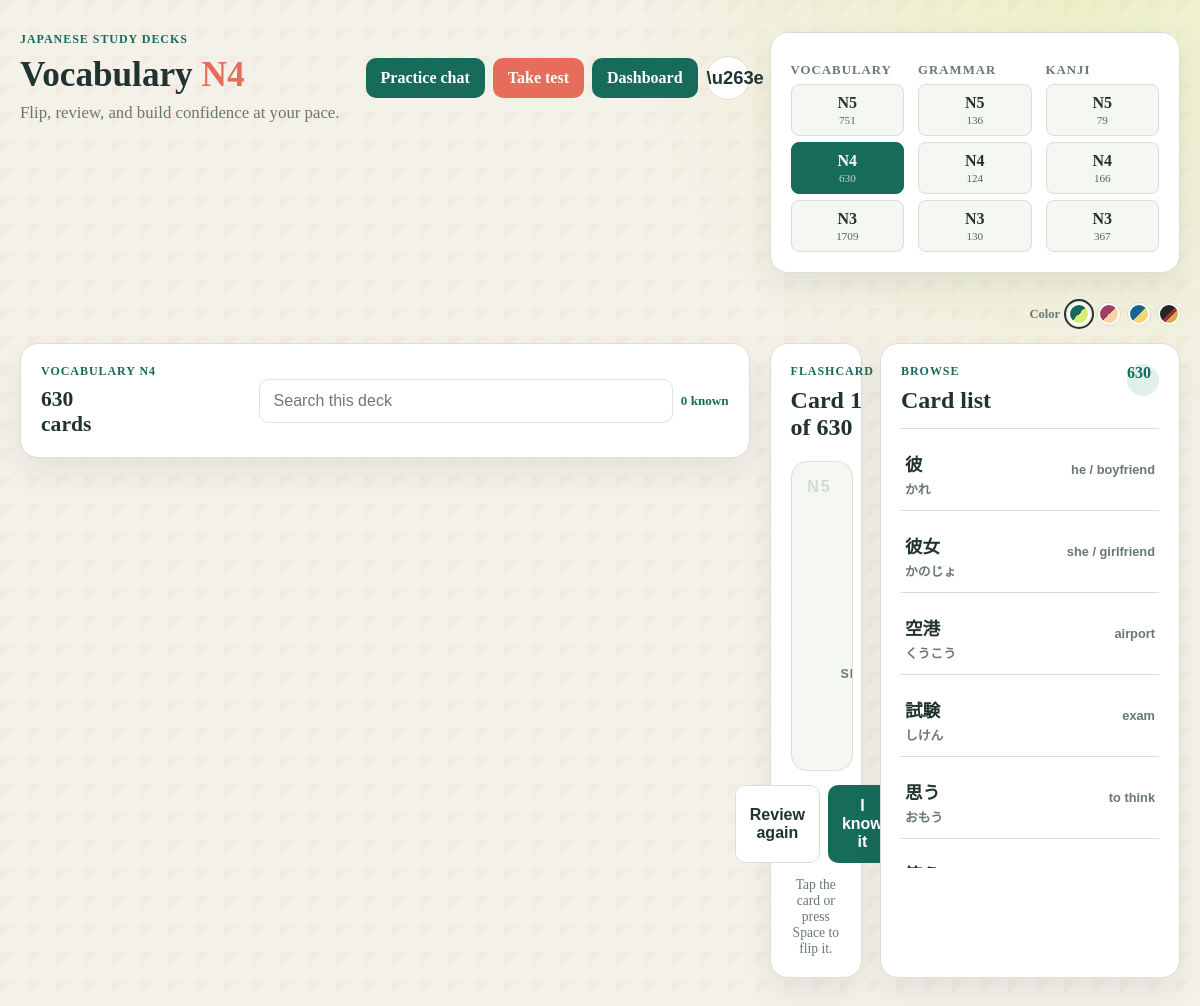
/study/vocabulary/N4 (signed in), run on the app's committed database.
### app.py (models this page shows)
class Vocabulary(db.Model):
    id = db.Column(db.Integer, primary_key=True)
    japanese = db.Column(db.String(100), nullable=False, unique=True)
    reading = db.Column(db.String(100), nullable=False, default='')
    meaning = db.Column(db.String(300), nullable=False)
    part_of_speech = db.Column(db.String(80), nullable=False, default='')
    example = db.Column(db.String(300), nullable=False, default='')
    level = db.Column(db.String(2), nullable=False, default='N5')

### app.py (the view)
@app.route('/study/<category>/<level>')
@login_required
def study_deck(category, level):
    category = category.lower()
    level = level.upper()
    if category not in {'vocabulary', 'grammar', 'kanji'} or level not in {'N5', 'N4', 'N3'}:
        abort(404)
    if category == 'vocabulary':
        items = Vocabulary.query.filter_by(level=level).order_by(Vocabulary.id).all()
        data = [{'front': item.japanese, 'reading': item.reading, 'meaning': item.meaning,
                 'detail': item.example, 'type': item.part_of_speech} for item in items]
    elif category == 'grammar':
        items = Grammar.query.filter_by(level=level).order_by(Grammar.id).all()
        data = [{'front': item.point, 'reading': item.formation, 'meaning': item.meaning,
                 'detail': item.example_japanese, 'extra': item.example_english, 'type': 'grammar'} for item in items]
    else:
        items = Kanji.query.filter_by(level=level).order_by(Kanji.id).all()
        data = [{'front': item.character, 'reading': item.readings, 'meaning': item.meaning,
                 'detail': item.mnemonic, 'extra': item.vocabulary, 'type': 'kanji'} for item in items]
    counts = {
        'vocabulary': {deck_level: Vocabulary.query.filter_by(level=deck_level).count() for deck_level in ('N5', 'N4', 'N3')},
        'grammar': {deck_level: Grammar.query.filter_by(level=deck_level).count() for deck_level in ('N5', 'N4', 'N3')},
        'kanji': {deck_level: Kanji.query.filter_by(level=deck_level).count() for deck_level in ('N5', 'N4', 'N3')},
    }
    return render_template('study.html', category=category, level=level, items=data, counts=counts)

### app.py (called while the page is built)
@login_manager.user_loader
def load_user(user_id):
    return User.query.get(int(user_id))

### templates/study.html (shortened to what this page needs)
<!DOCTYPE html>
<html lang="en">
  <head>
    <link rel="stylesheet" href="{{ url_for('static', filename='style.css') }}" />
  </head>
  <body>
    <main class="container study-page">
      <header class="study-header">
        <div>
          <p class="eyebrow">Japanese study decks</p>
          <h1>{{ category|title }} <span class="level-mark">{{ level }}</span></h1>
          <p class="greeting">Flip, review, and build confidence at your pace.</p>
        </div>
        <div class="study-header-actions">
          <a class="button-link" href="{{ url_for('conversation') }}">Practice chat</a>
          <a class="button-link test-header-link" href="{{ url_for('test_deck', category=category, level=level) }}">Take test</a>
          <a class="button-link" href="{{ url_for('home') }}">Dashboard</a>
          <button class="theme-toggle" id="themeToggle" type="button" aria-label="Switch to dark mode" title="Switch theme"><span id="themeIcon">&#9790;</span></button>
        </div>
      </header>
      <div class="theme-picker study-theme-picker" aria-label="Color theme">
        <span>Color</span>
        <button class="theme-swatch moss" type="button" data-theme="moss" aria-label="Moss theme"></button>
        <button class="theme-swatch sakura" type="button" data-theme="sakura" aria-label="Sakura theme"></button>
        <button class="theme-swatch ocean" type="button" data-theme="ocean" aria-label="Ocean theme"></button>
        <button class="theme-swatch samurai" type="button" data-theme="samurai" aria-label="Samurai theme"></button>
      </div>
      <section class="deck-nav card" aria-label="Study deck selection">
        <div class="deck-nav-group">
          <strong>Vocabulary</strong>
          {% for deck_level in ['N5', 'N4', 'N3'] %}
            <a class="deck-button{% if category == 'vocabulary' and level == deck_level %} active{% endif %}{% if not counts['vocabulary'].get(deck_level) %} unavailable{% endif %}" href="{{ url_for('study_deck', category='vocabulary', level=deck_level) }}">{{ deck_level }} <small>{{ counts['vocabulary'].get(deck_level, 0) }}</small></a>
          {% endfor %}
        </div>
        <div class="deck-nav-group">
          <strong>Grammar</strong>
          {% for deck_level in ['N5', 'N4', 'N3'] %}
            <a class="deck-button{% if category == 'grammar' and level == deck_level %} active{% endif %}" href="{{ url_for('study_deck', category='grammar', level=deck_level) }}">{{ deck_level }} <small>{{ counts['grammar'].get(deck_level, 0) }}</small></a>
          {% endfor %}
        </div>
        <div class="deck-nav-group">
          <strong>Kanji</strong>
          {% for deck_level in ['N5', 'N4', 'N3'] %}
            <a class="deck-button{% if category == 'kanji' and level == deck_level %} active{% endif %}" href="{{ url_for('study_deck', category='kanji', level=deck_level) }}">{{ deck_level }} <small>{{ counts['kanji'].get(deck_level, 0) }}</small></a>
          {% endfor %}
        </div>
      </section>
      {% if items %}
        <section class="study-toolbar card">
          <div><p class="eyebrow">{{ category|title }} {{ level }}</p><h2><span id="deckCount">{{ items|length }}</span> cards</h2></div>
          <div class="vocab-controls"><label class="sr-only" for="studySearch">Search deck</label><input id="studySearch" type="search" placeholder="Search this deck" /><span class="progress-label" id="knownLabel">0 known</span></div>
        </section>
        <section class="study-grid">
          <div class="card flashcard-panel">
            <div class="panel-heading"><div><p class="eyebrow">Flashcard</p><h2 id="cardPosition">Card 1 of {{ items|length }}</h2></div><a class="text-link" href="{{ url_for('test_deck', category=category, level=level) }}">Take test</a></div>
            <button class="flashcard" id="flashcard" type="button" aria-label="Show answer">
              <span class="flashcard-face flashcard-front"><span class="word-japanese" id="cardFront"></span><span class="flip-hint">Show answer</span></span>
            </button>
            <div class="flashcard-actions"><button class="learn-button" id="learningButton" type="button">Review again</button><button class="know-button" id="knownButton" type="button">I know it</button></div>
            <p class="deck-status" id="deckStatus" role="status">Tap the card or press Space to flip it.</p>
          </div>
          <div class="card word-list-panel"><div class="panel-heading"><div><p class="eyebrow">Browse</p><h2>Card list</h2></div><span class="history-count" id="visibleCount">{{ items|length }}</span></div><div class="word-list" id="wordList">{% for item in items %}<button class="word-row" type="button" data-index="{{ loop.index0 }}" data-search="{{ (item.front ~ ' ' ~ item.reading ~ ' ' ~ item.meaning)|lower }}"><span><strong>{{ item.front }}</strong><small>{{ item.reading }}</small></span><span class="word-row-meaning">{{ item.meaning }}</span></button>{% endfor %}</div></div>
        </section>
      {% else %}
        <section class="card empty-vocab"><p class="eyebrow">Deck unavailable</p><h2>No {{ category }} {{ level }} data has been imported yet.</h2><p>Choose another level, or add the matching source file and run the importer.</p></section>
      {% endif %}
    </main>
  </body>
</html>

### data on the page
Vocabulary: front "彼", reading "かれ", meaning "he / boyfriend"
Vocabulary: front "彼女", reading "かのじょ", meaning "she / girlfriend"
Vocabulary: front "空港", reading "くうこう", meaning "airport"
Vocabulary: front "試験", reading "しけん", meaning "exam"
Vocabulary: front "思う", reading "おもう", meaning "to think"

### other printed values
{{ category|title }} "Vocabulary"
{{ level }} "N4"
{{ deck_level }} "N5" "N4" "N3"
{{ counts['vocabulary'].get(deck_level, 0) }} "751" "630" "1709"
{{ counts['grammar'].get(deck_level, 0) }} "136" "124" "130"
{{ counts['kanji'].get(deck_level, 0) }} "79" "166" "367"
{{ category|title }} "VOCABULARY"
{{ items|length }} "630"
